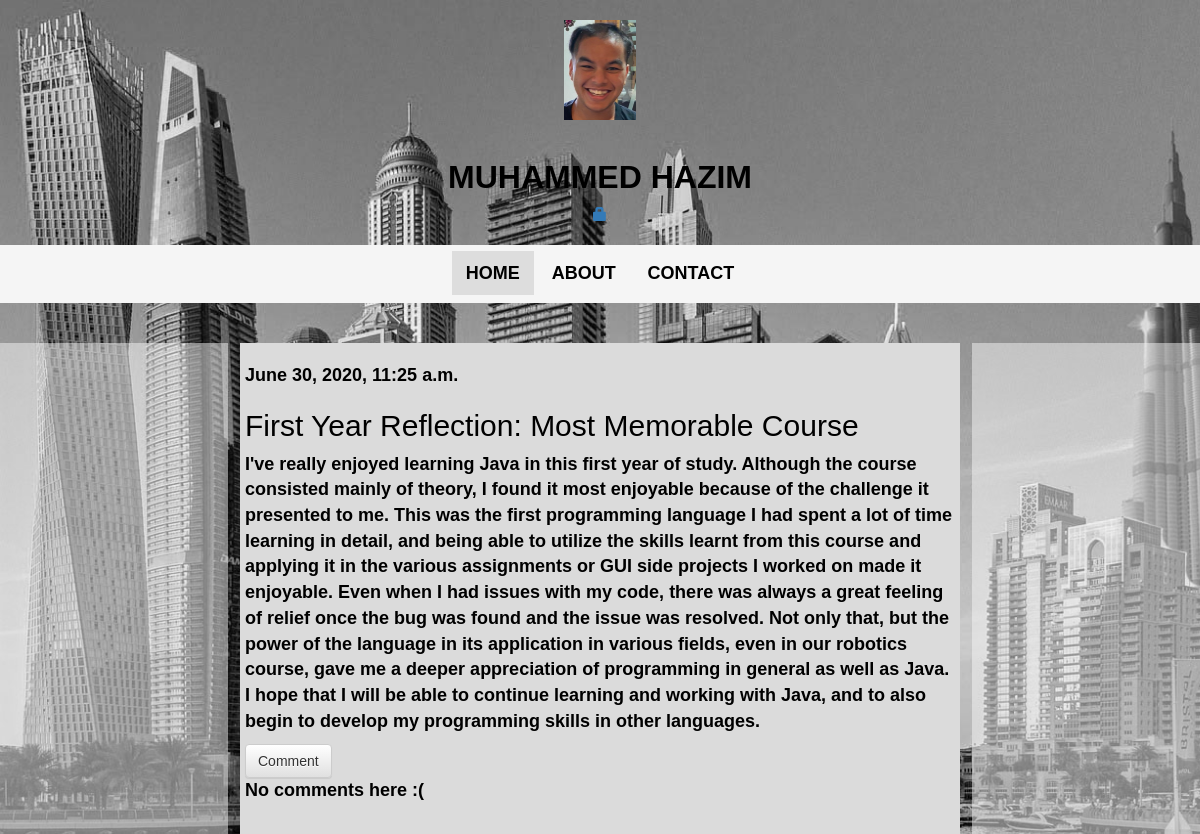
The app's page /post/18/ with its own data.
### blog/models.py (models this page shows, shortened)
class Post(models.Model):
    author=models.ForeignKey(settings.AUTH_USER_MODEL, on_delete=models.CASCADE)
    title= models.CharField(max_length=200)
    text= models.TextField()
    created_date = models.DateTimeField(default=timezone.now)
    published_date = models.DateTimeField(blank=True,null=True)

### blog/views.py (the view)
# urls.py: path('post/<int:pk>/', views.post_detail, name='post_detail'),
def post_detail(request, pk):
    post= get_object_or_404(Post, pk=pk)
    return render(request, 'blog/post_detail.html', {'post':post})

### blog/templates/blog/post_detail.html (shortened to what this page needs)
{% extends 'blog/base.html' %} {% block content %}
<div class="post">
  {% if post.published_date %}
  <div class="date">
    {{ post.published_date}}
  </div>
  {% else %}
  <a class="btn btn-default" href="{% url 'post_publish' pk=post.pk %}"
    >Publish</a
  >
  {% endif %}
  <h2>{{ post.title }}</h2>
  <p>{{ post.text|linebreaksbr }}</p>
</div>
<a class="btn btn-default" href="{% url 'add_comment' pk=post.pk %}">Comment</a>
{% for comment in post.comments.all %}
  {% if user.is_authenticated or comment.approved_comment %}
<div class="comment">
  <br />
  <div class="date">
    {{comment.create_date}} {% if not comment.approved_comment %}
    <a class="btn btn-default" href="{% url 'comment_remove' pk=comment.pk %}"
      ><span class="glyphicon glyphicon-remove"></span
    ></a>
    <a class="btn btn-default" href="{% url 'comment_approve' pk=comment.pk %}"
      ><span class="glyphicon glyphicon-ok"></span
    ></a>
    {% endif %}
  </div>
  <strong>{{comment.author}}</strong>
  <p>{{comment.text|linebreaks}}</p>
</div>
{% endif %}
{% empty %}
<p>No comments here :(</p>
{% endfor%} {% endblock %}

### blog/static/css/styles.css (style rules this page uses)
html, body { height: 100%; margin: 0; }
.post { font-family: Arial, Helvetica, sans-serif; color: black; }

### records on screen
Post: published_date "June 30, 2020, 11:25 a.m.", title "First Year Reflection: Most Memorable Course", text "I've really enjoyed learning Java in this first year of study. Although the course consisted mainly of theory, I found it most enjoyable because of the challenge it presented to me. This was the first programming language I had spent a lot of time learning in detail, and being able to utilize the skills learnt from this course and applying it in the various assignments or GUI side projects I worked on made it enjoyable. Even when I had issues with my code, there was always a great feeling of relief once the bug was found and the issue was resolved. Not only that, but the power of the language in its application in various fields, even in our robotics course, gave me a deeper appreciation of…"
